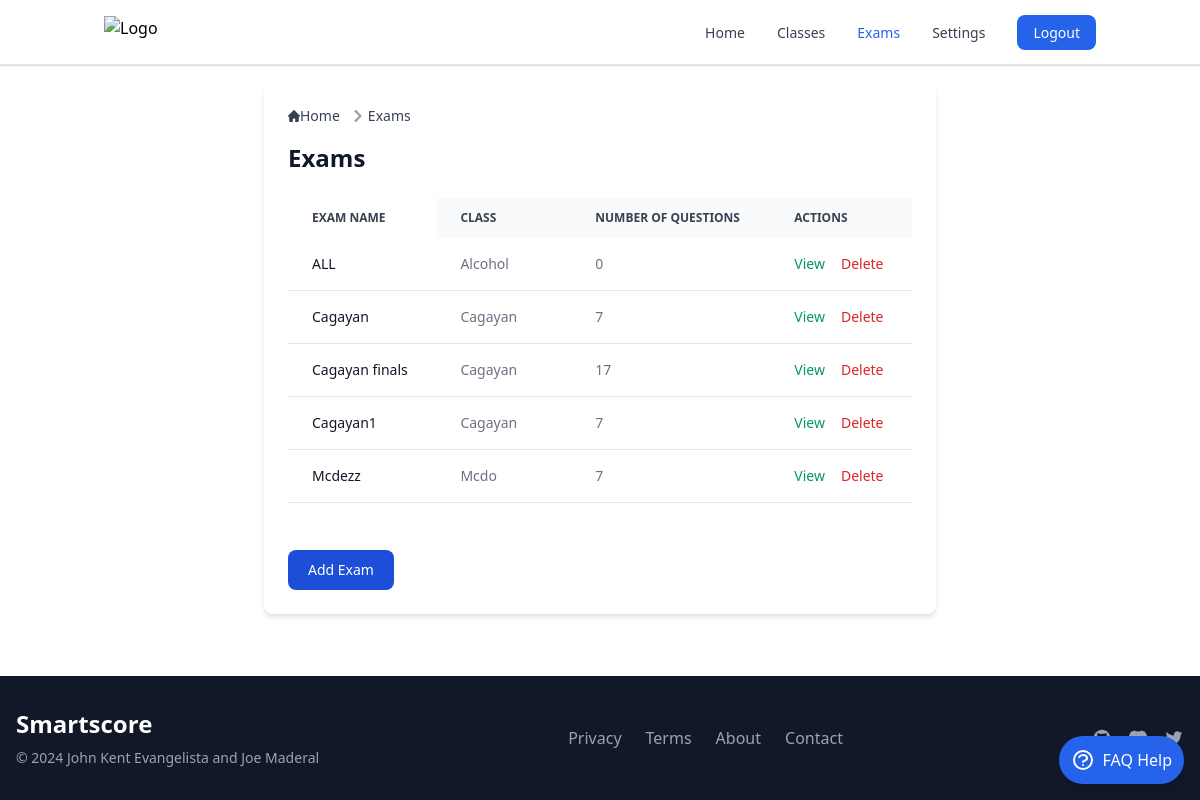
Page /exams/ (signed in) on the earlier database version.
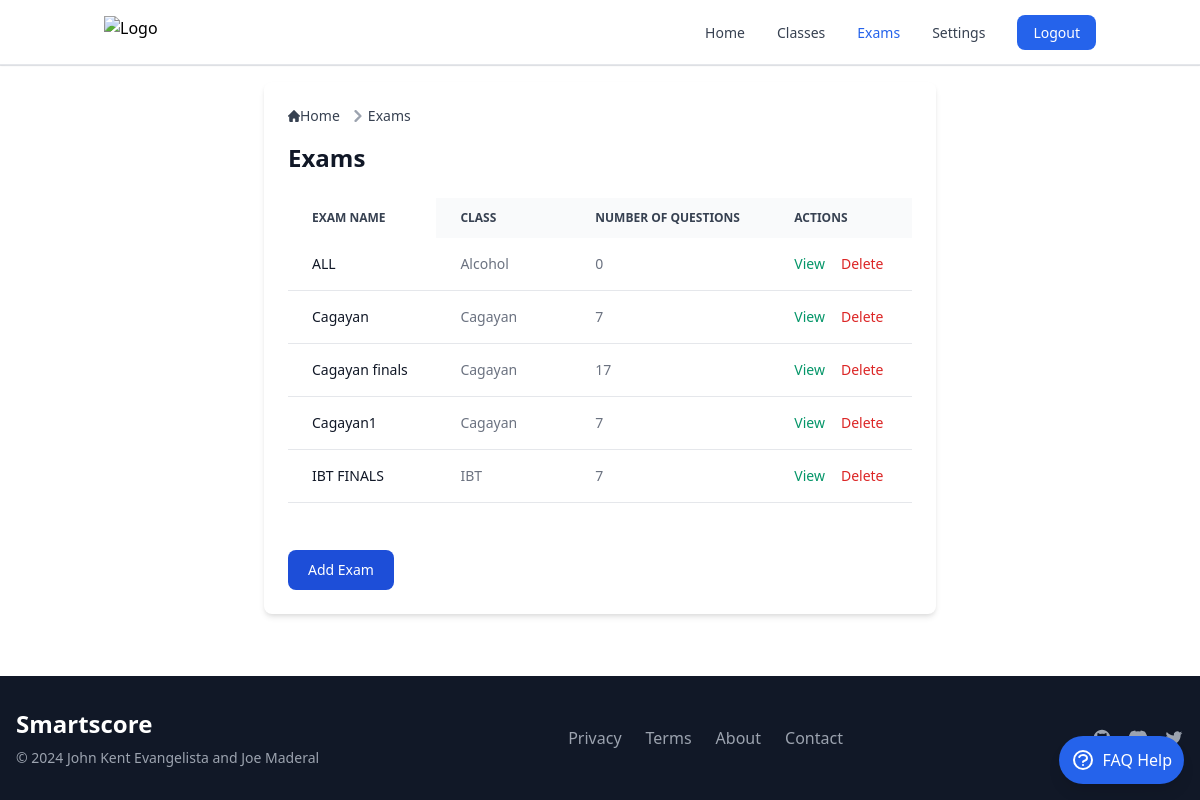
Same page on the later database version.
### smartscoreapp/models.py (models this page shows, shortened)
class Exam(models.Model):
    exam_id = models.CharField(max_length=3, unique=True, editable=False)
    name = models.CharField(max_length=50)
    class_assigned = models.ForeignKey(Class, related_name='exams', on_delete=models.SET_NULL, null=True)  # Set to NULL on class deletion
    questions = models.ManyToManyField(Question, related_name='exams')
    set_id = models.CharField(max_length=6, unique=True, blank=True)
    instructions = models.TextField(blank=True, null=True)
    time_limit = models.IntegerField(null=True, blank=True)

class Class(models.Model):
    name = models.CharField(max_length=100)
    description = models.TextField(blank=True)
    user = models.ForeignKey(settings.AUTH_USER_MODEL, on_delete=models.CASCADE)

### smartscoreapp/views.py (the view)
# urls.py: path('exams/', exams_view, name='exams'),
@login_required
def exams_view(request):
    user_instance = request.user
    if request.method == 'POST':
        form = ExamForm(request.POST, user=user_instance)
        if form.is_valid():
            exam = form.save(commit=False)
            exam.save()
            for i in range(3):
                ExamSet.objects.create(exam=exam, set_number=i + 1)
            messages.success(request, 'Exam and sets added successfully!')
            return redirect('exams')
        else:
            messages.error(request, 'There was an error adding the exam. Please check the form for errors.')
    else:
        form = ExamForm(user=user_instance)
    exams = Exam.objects.filter(class_assigned__user=user_instance)\
        .annotate(num_questions=Count('questions'))\
        .order_by('name')  # Add this line to sort alphabetically
    classes = Class.objects.filter(user=user_instance)
    context = {
        'exams': exams,
        'form': form,
        'classes': classes,
    }
    return render(request, 'exams.html', context)

### templates/exams/exams.html (shortened to what this page needs)
{% extends "base.html" %} {% block content %}
<div class="max-w-2xl mx-auto p-6 bg-white shadow-md rounded-lg">
  <nav class="flex mb-4" aria-label="Breadcrumb">
    <ol
      class="inline-flex items-center space-x-1 md:space-x-2 rtl:space-x-reverse"
    >
      <li class="inline-flex items-center">
        <a
          href="{% url 'index' %}"
          class="inline-flex items-center text-sm font-medium text-gray-700 hover:text-blue-600 dark:text-gray-400 dark:hover:text-white"
        >
          Home
        </a>
      </li>
      <li class="flex items-center">
        <svg
          class="rtl:rotate-180 w-3 h-3 text-gray-400 mx-1"
          aria-hidden="true"
          xmlns="http://www.w3.org/2000/svg"
          fill="none"
          viewBox="0 0 6 10"
        >
          <path
            stroke="currentColor"
            stroke-linecap="round"
            stroke-linejoin="round"
            stroke-width="2"
            d="m1 9 4-4-4-4"
          />
        </svg>
        <a
          href="{% url 'exams' %}"
          class="text-sm font-medium text-gray-700 hover:text-blue-600 dark:text-gray-400 dark:hover:text-white"
          >Exams</a
        >
      </li>
    </ol>
  </nav>
  <h1 class="text-2xl font-semibold text-gray-900 dark:text-white mb-6">
    Exams
  </h1>
  <div class="relative overflow-x-auto max-h-80 mb-6">
    <table
      class="min-w-full text-sm text-left text-gray-500 dark:text-gray-400"
    >
      <thead
        class="text-xs text-gray-700 uppercase bg-gray-50 dark:bg-gray-700 dark:text-gray-400"
      >
        <tr>
          <th
            scope="col"
            class="px-6 py-3 sticky left-0 bg-white dark:bg-gray-800 z-10"
          >
            Exam Name
          </th>
          <th scope="col" class="px-6 py-3">Class</th>
          <th scope="col" class="px-6 py-3">Number of Questions</th>
          <th scope="col" class="px-6 py-3 min-w-[150px]">Actions</th>
        </tr>
      </thead>
      <tbody>
        {% for exam in exams %}
        <tr class="bg-white border-b dark:bg-gray-800 dark:border-gray-700">
          <td
            class="px-6 py-4 font-medium text-gray-900 dark:text-white sticky left-0 bg-white dark:bg-gray-800 z-10"
          >
            {{ exam.name }}
          </td>
          <td class="px-6 py-4">{{ exam.class_assigned.name }}</td>
          <td class="px-6 py-4">{{ exam.num_questions }}</td>
          <td class="px-6 py-4 flex gap-4">
            <a
              href="{% url 'exam_detail' exam.id %}"
              class="text-green-600 hover:underline"
              >View</a
            >
            <a
              href="{% url 'delete_exam' exam.id %}"
              class="text-red-600 hover:underline"
              onclick="return confirm('Are you sure you want to delete this exam?');"
              >Delete</a
            >
          </td>
        </tr>
        {% endfor %}
      </tbody>
    </table>
  </div>
  <div class="add-exam-section mt-8">
    <button
      data-modal-target="add-exam-modal"
      data-modal-toggle="add-exam-modal"
      class="block text-white bg-blue-700 hover:bg-blue-800 focus:ring-4 focus:outline-none focus:ring-blue-300 font-medium rounded-lg text-sm px-5 py-2.5 text-center dark:bg-blue-600 dark:hover:bg-blue-700 dark:focus:ring-blue-800"
      type="button"
    >
      Add Exam
    </button>
  </div>
</div>
{% endblock %}

### templates/base.html (shortened to what this page needs)
{% load static %}
<!DOCTYPE html>
<html lang="en">
<head>
    <link href="https://cdnjs.cloudflare.com/ajax/libs/tailwindcss/2.2.19/tailwind.min.css" rel="stylesheet">
    <link href="{% static 'src/output.css' %}" rel="stylesheet">
</head>
<body class="flex flex-col min-h-screen">
    {% include 'navbar.html' %}
    <hr>
    <div class="flex-grow container mx-auto mt-4">
        <div>
            {% block content %}
            {% endblock %}
        </div>
    </div>
    {% include 'footer.html' %}
</body>
</html>

### templates/settings/navbar.html (shortened to what this page needs)
{% load static %}
<nav class="sticky top-0 z-50 bg-white border-b shadow-sm">
  <div class="container px-4 mx-auto">
    <div class="flex items-center justify-between h-16">
      <a href="{% url 'index' %}" class="flex items-center space-x-3">
        <img
          src="{% static 'src/img/Smartscore_logo.png' %}"
          class="h-8 w-auto transition-transform hover:scale-105"
          id="sphinx-landing"
          alt="Logo"
        />
      </a>
      <div class="hidden w-full md:block md:w-auto">
        <ul class="flex items-center space-x-8">
          <li>
            <a
              href="{% url 'index' %}"
              class="text-sm font-medium transition-colors {% if request.path == '/' %}text-black-600{% else %}text-gray-700 hover:text-blue-600{% endif %}"
            >
              Home
            </a>
          </li>
          {% if user.is_authenticated %}
          <li>
            <a
              href="{% url 'classes' %}"
              class="text-sm font-medium transition-colors {% if request.path == '/classes/' %}text-blue-600{% else %}text-gray-700 hover:text-blue-600{% endif %}"
            >
              Classes
            </a>
          </li>
          <li>
            <a
              href="{% url 'exams' %}"
              class="text-sm font-medium transition-colors {% if request.path == '/exams/' %}text-blue-600{% else %}text-gray-700 hover:text-blue-600{% endif %}"
            >
              Exams
            </a>
          </li>
          <li>
            <a
              href="{% url 'settings' %}"
              class="text-sm font-medium transition-colors {% if request.path == '/settings/' %}text-blue-600{% else %}text-gray-700 hover:text-blue-600{% endif %}"
            >
              Settings
            </a>
          </li>
          <li>
            <a
              href="{% url 'logout' %}"
              class="px-4 py-2 text-sm font-medium text-white bg-blue-600 rounded-lg hover:bg-blue-700 transition-colors"
            >
              Logout
            </a>
          </li>
          {% endif %}
        </ul>
      </div>
    </div>
  </div>
  <div class="fixed bottom-4 right-4 z-50">
    <button
      id="chatToggle"
      class="bg-blue-600 text-white rounded-full p-3 shadow-lg hover:bg-blue-700 transition-colors flex items-center space-x-2"
    >
      <span class="hidden md:inline">FAQ Help</span>
    </button>
  </div>
</nav>

### templates/settings/footer.html (shortened to what this page needs)
{% load static %}
<footer class="bg-gray-900">
    <div class="mx-auto max-w-screen-xl px-4 py-8">
        <div class="flex flex-col md:flex-row justify-between items-center space-y-4 md:space-y-0">
            <div>
                <h1 class="text-2xl font-bold text-white mb-2">Smartscore</h1>
                <p class="text-sm text-gray-400">© 2024 John Kent Evangelista and Joe Maderal</p>
            </div>
            <div class="flex flex-wrap justify-center gap-6">
                <a href="#" class="text-gray-400 hover:text-white transition-colors">Privacy</a>
                <a href="#" class="text-gray-400 hover:text-white transition-colors">Terms</a>
                <a href="#" class="text-gray-400 hover:text-white transition-colors">About</a>
                <a href="#" class="text-gray-400 hover:text-white transition-colors">Contact</a>
            </div>
            <div class="flex space-x-4">
                <a href="#" class="text-gray-400 hover:text-white transition-colors">
                </a>
                <a href="#" class="text-gray-400 hover:text-white transition-colors">
                </a>
                <a href="#" class="text-gray-400 hover:text-white transition-colors">
                </a>
            </div>
        </div>
    </div>
</footer>

Differences in the rows shown:
no longer on this page (row unchanged): Exam: name "Mcdezz", class_assigned.name "Mcdo", num_questions "7"
added Exam: name "IBT FINALS", class_assigned.name "IBT", num_questions "7"
